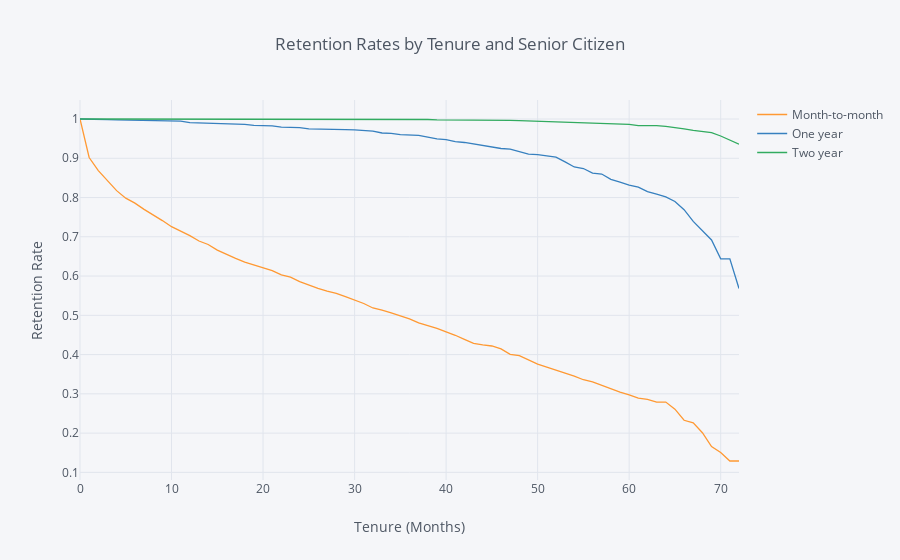

Notebook source saved alongside this figure:
### Code cell
rates = survival(data, 'Contract', 'tenure', 'ChurnBinary')

rates.iplot(kind='line', xTitle='Tenure (Months)', yTitle='Retention Rate',
            title='Retention Rates by Tenure and Senior Citizen')
